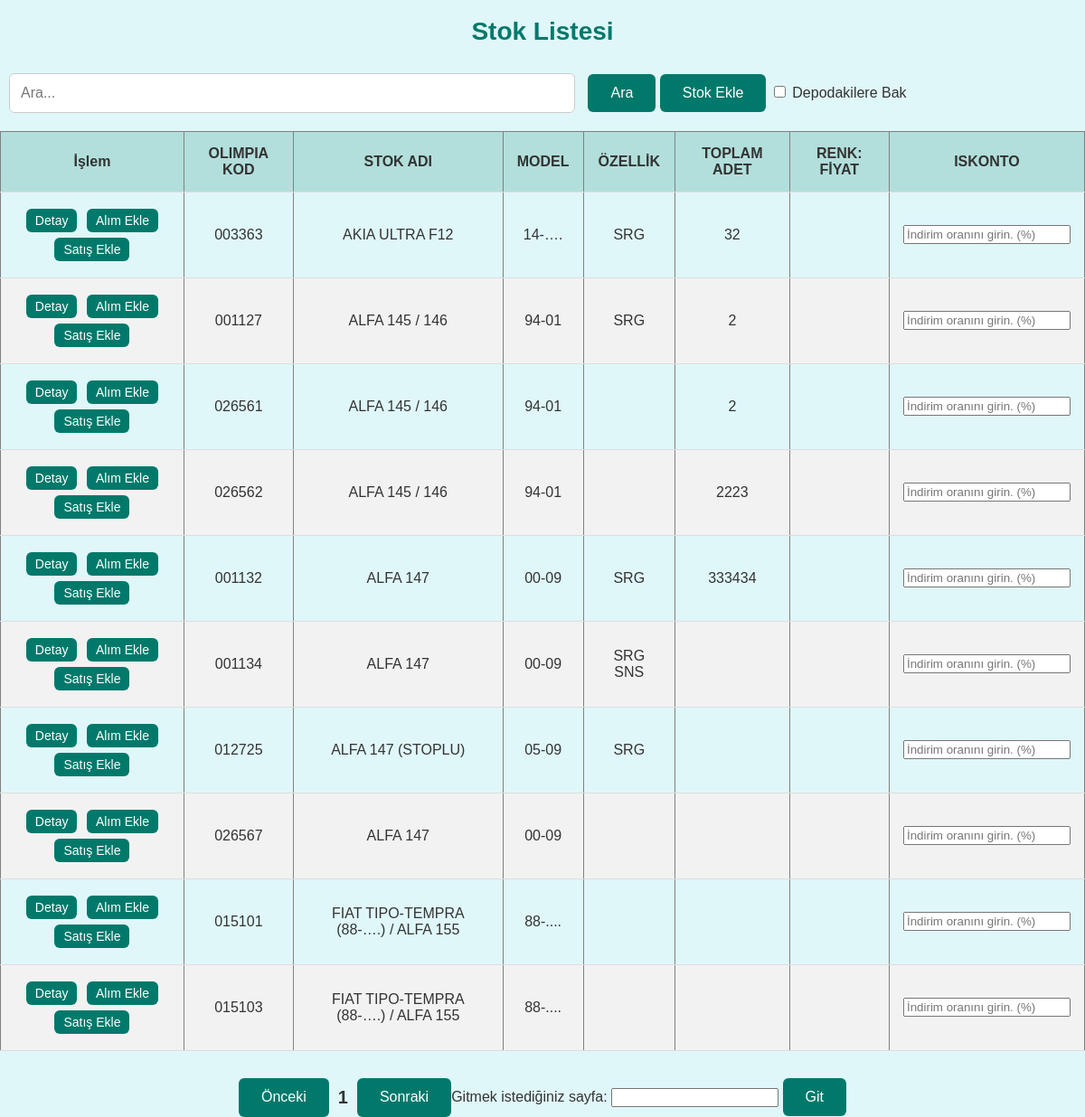
Before: / with the older database file.
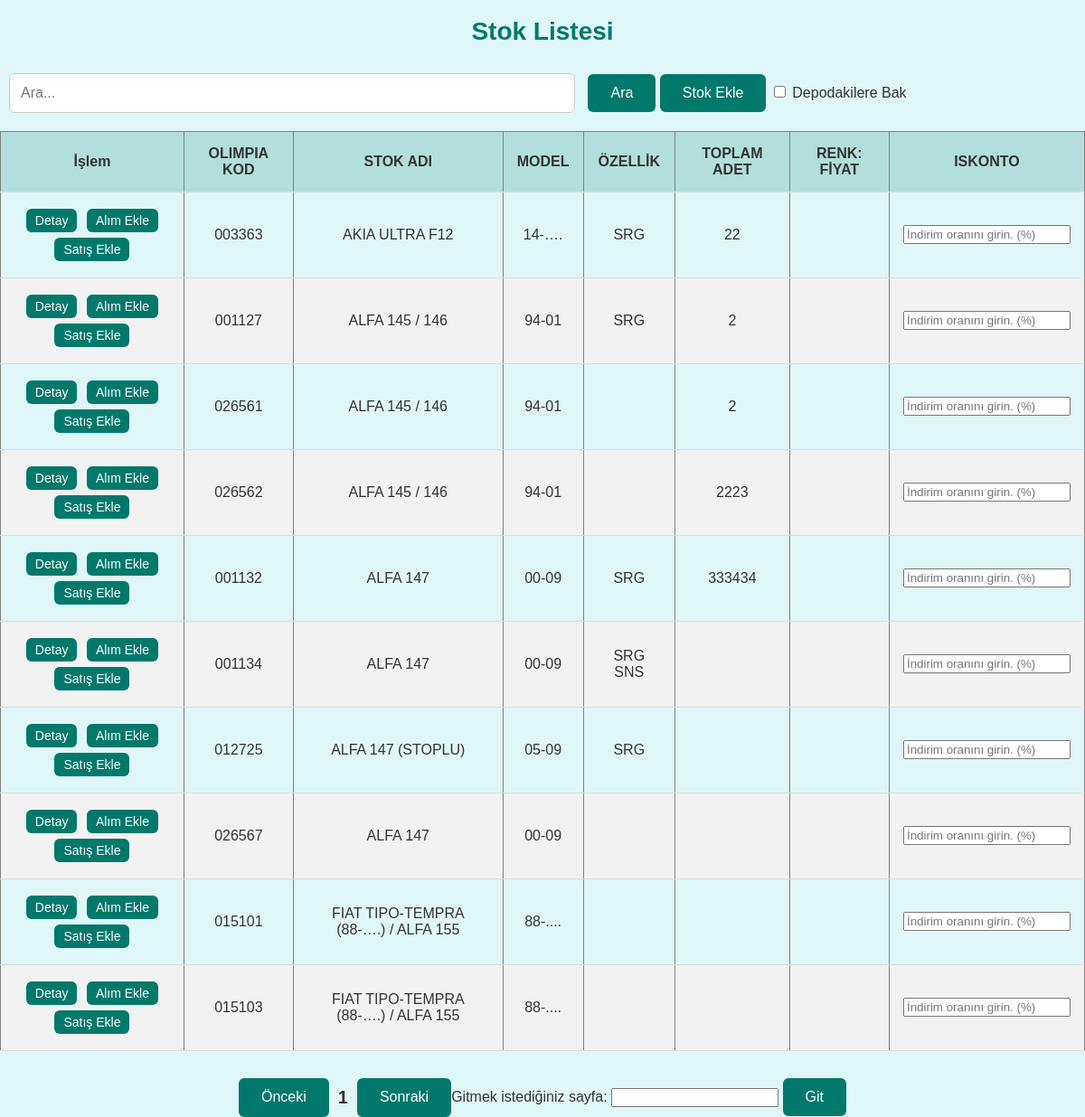
After: the same page with the newer database file.
### tables this page shows
CREATE TABLE STOK (
        OLIMPIA_KOD TEXT PRIMARY KEY,
        STOK_ADI TEXT,
        UY TEXT,
        KONUM TEXT,
        MODEL TEXT,
        OZELLIK TEXT,
        DELIK TEXT,
        ADET INTEGER,
        EN REAL,
        BOY REAL,
        M2 REAL,
        MM REAL
    , CIKMA INTEGER DEFAULT 0);

### app.py (the view)
@app.route('/')
def index():
    try:
        page = request.args.get('page', 1, type=int)  # Get the current page number
        page_size = 10  # Number of items per page
        only_depo = request.args.get('only_depo', 'false').lower() == 'true'  # Get the depo filter state
        data = get_stock_paginated_filtered(config.DB_PATH, page, page_size, only_depo)
        colors_data = get_colors(config.DB_PATH)
        return render_template('index.html', data=data, colors_data=colors_data, page=page)
    except Exception as err:
        print(err)
        return jsonify({'error': str(err)}), 500

### database/db.py (called while the page is built)
def get_connection(db_path):
    connection = sqlite3.connect(db_path)
    connection.row_factory = sqlite3.Row  # This is crucial for accessing columns by name
    return connection

### database/queries.py (called while the page is built)
def get_colors_for_stock(db_path, olimpia_kod):
    connection = get_connection(db_path)
    cursor = connection.cursor()
    cursor.execute("SELECT renk_adi, fiyat FROM depo WHERE OLIMPIA_KOD = ?", (str(olimpia_kod),))
    colors = cursor.fetchall()
    cursor.close()
    connection.close()
    colors_list = [{'renk_adi': row['renk_adi'], 'fiyat': row['fiyat']} for row in colors]
    return colors_list

def get_all_colors(db_path):
    connection = get_connection(db_path)
    cursor = connection.cursor()
    cursor.execute("SELECT renk_adi FROM renk")
    colors = cursor.fetchall()
    cursor.close()
    connection.close()
    return colors

### services/color_service.py (called while the page is built)
def get_colors(db_path):
    return get_all_colors(db_path)

### templates/index.html (shortened to what this page needs)
<!DOCTYPE html>
<html lang="en">
<head>
    <link rel="stylesheet" type="text/css" href="../static/styles.css">
    <link rel="stylesheet" href="//code.jquery.com/ui/1.12.1/themes/base/jquery-ui.css">
</head>
<body>
    <h1>Stok Listesi</h1>
    <input type="text" id="searchInput" placeholder="Ara...">
    <button onclick="searchTable()">Ara</button>
    <button onclick="openAddForm()">Stok Ekle</button>
    <input type="checkbox" id="depoToggle">
    <label for="depoToggle">Depodakilere Bak</label>
    <table border="1" id="stokTable">
        <thead>
        <tr>
            <th>İşlem</th>
            <th>OLIMPIA KOD</th>
            <th>STOK ADI</th>
            <th>MODEL</th>
            <th>ÖZELLİK</th>
            <th>TOPLAM ADET</th>
            <th>RENK: FİYAT</th>
            <th>ISKONTO</th>
        </tr>
        </thead>
        {% for stok in data %}
        <tr>
            <td id="operations">
                <button class="edit-btn" data-stok-id="{{ stok.OLIMPIA_KOD }}">Detay</button>
                <button class="add-purchase-btn" data-stok-id="{{ stok.OLIMPIA_KOD }}">Alım Ekle</button>
                <button class="add-sale-btn" data-stok-id="{{ stok.OLIMPIA_KOD }}">Satış Ekle</button>
            </td>
            <td>{{ stok.OLIMPIA_KOD }}</td>
            <td>{{ stok.STOK_ADI }}</td>
            <td>{{ stok.MODEL if stok.MODEL is not none else '' }}</td>
            <td>{{ stok.OZELLIK if stok.OZELLIK is not none else '' }}</td>
            <td>{{ stok.ADET if stok.ADET is not none else '' }}</td>
            <td>{{ renkFiyatListesiHtml|safe }}</td>
            <td>
                <input type="number" class="iskonto-input" min="0" step="1" onkeypress="checkEnter(event)" placeholder="İndirim oranını girin. (%)">
            </td>
        </tr>
        {% endfor %}
    </table>
    <div id="paginationControls">
        <button id="prevPageBtn">Önceki</button>
        <span id="currentPage">1</span>
        <button id="nextPageBtn">Sonraki</button>
        <div>
            <label for="pageInput">Gitmek istediğiniz sayfa:</label>
            <input type="number" id="pageInput" min="1">
            <button onclick="changePage()">Git</button>
        </div>
    </div>
</body>
</html>

### static/styles.css (style rules this page uses)
body { font-family: Arial, sans-serif; background-color: #e0f7fa; color: #333; margin: 0; padding: 0; }
h1 { text-align: center; margin-bottom: 30px; color: #00796b; font-size: 28px; }
#searchInput { width: 50%; padding: 12px; border-radius: 6px; border: 1px solid #ccc; margin: 0 10px 20px 10px; font-size: 16px; }
button { padding: 12px 25px; border: none; background-color: #00796b; color: white; border-radius: 6px; cursor: pointer; font-size: 16px; }
table { width: 100%; border-collapse: collapse; margin-bottom: 30px; }
th, td { padding: 15px; text-align: center; border-bottom: 1px solid #ddd; font-size: 16px; }
th { background-color: #b2dfdb; font-weight: bold; }
tr:nth-child(even) { background-color: #f2f2f2; }
#operations button { padding: 5px 10px; margin: 3px; font-size: 14px; }
#paginationControls { display:flex; justify-content: center; align-content: center; }
#currentPage { margin:10px; font-size:20px; font-weight: bold; }

Changed rows visible on the page:
changed STOK "AKIA ULTRA F12": ADET "32" → "22"
